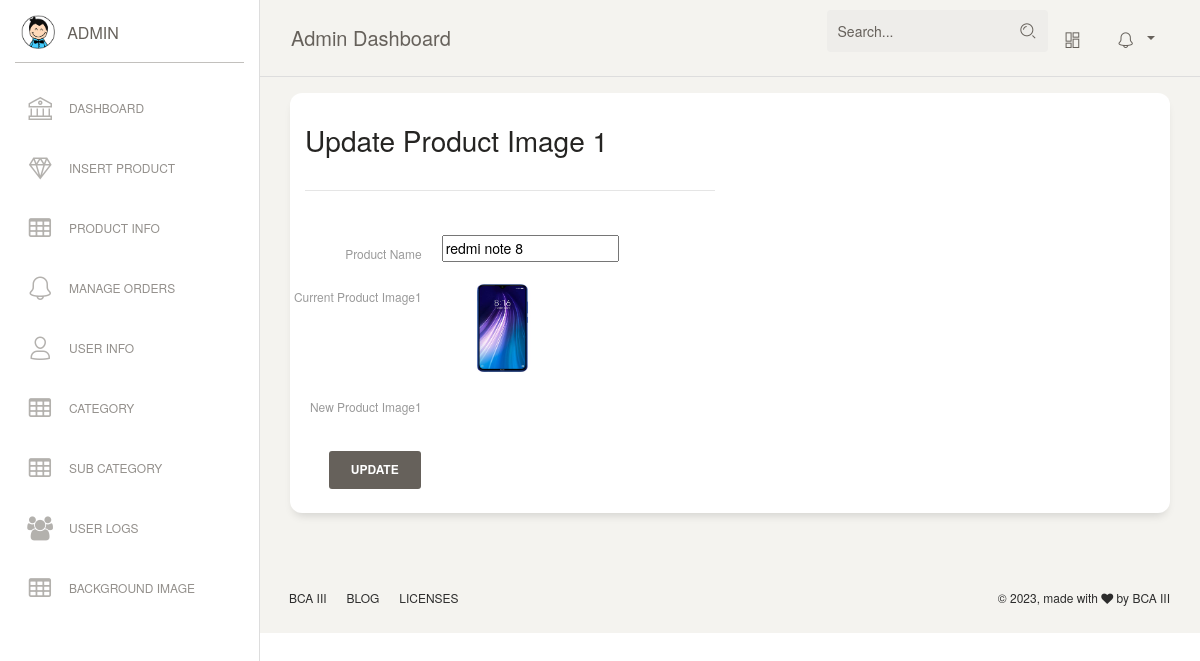
The page /admin/update-image1.php?id=1 (signed in) on the database its author committed.
### tables this page shows
CREATE TABLE `products` (
  `id` int(11) NOT NULL,
  `category` int(11) NOT NULL,
  `subCategory` int(11) DEFAULT NULL,
  `productName` varchar(255) DEFAULT NULL,
  `productCompany` varchar(255) DEFAULT NULL,
  `productPrice` int(11) DEFAULT NULL,
  `productPriceBeforeDiscount` int(11) DEFAULT NULL,
  `productDescription` longtext DEFAULT NULL,
  `productImage1` varchar(255) DEFAULT NULL,
  `productImage2` varchar(255) DEFAULT NULL,
  `productImage3` varchar(255) DEFAULT NULL,
  `shippingCharge` int(11) DEFAULT NULL,
  `productAvailability` varchar(255) DEFAULT NULL,
  `postingDate` timestamp NULL DEFAULT current_timestamp(),
  `updationDate` varchar(255) DEFAULT NULL,
  `size` varchar(100) NOT NULL,
  `jeanssize` varchar(100) NOT NULL
);

### admin/update-image1.php (the view, shortened to what this page needs)
<?php
include('include/config.php');
if(strlen($_SESSION['alogin'])==0)
  {
header('location:index.php');
}
else{
  $pid=intval($_GET['id']);
?>
<!DOCTYPE html>
<html lang="en">
<head>
  <?php  include"css.php" ?>
</head>
<body class="">
<?php include"include/slidebar.php" ?>
    <?php include"include/nav.php";?>
  <div class="content">
        <div class="row">
          <div class="col-lg-12 col-md-24 col-sm-24">
            <div class="card card-stats">
                          <div class="module">
              <div class="col-sm-6 col-form-label "><br>
                <h3>Update Product Image 1</h3><hr>
              </div>
              <div class="module-body">
                  <br />
      <form class="form-horizontal row-fluid" name="insertproduct" method="post" enctype="multipart/form-data">
<?php
$query=mysqli_query($con,"select productName,productImage1 from products where id='$pid'");
while($row=mysqli_fetch_array($query))
{
?>
<div class="form-group row">
<label class="col-sm-2 col-form-label "  for="basicinput">Product Name</label>
<div class="col-sm-2">
<input type="text"    name="productName"  readonly value="<?php echo htmlentities($row['productName']);?>" class="col-sm-20 " required>
</div>
</div>
<div class="form-group row">
<label class="col-sm-2 col-form-label "  for="basicinput">Current Product Image1</label>
<div class="col-sm-2">
<img src="image/<?php echo htmlentities($pid);?>/<?php echo htmlentities($row['productImage1']);?>" class="col-sm-20 " width="200" height="100">
</div>
</div>
<div class="form-group row">
<label class="col-sm-2 col-form-label "  for="basicinput">New Product Image1</label>
<div class="col-sm-2">
</div>
</div>
<?php } ?>
<div class="form-group row">
<div class="col-sm-2 col-form-label " >
                        <button type="submit" name="submit" class="btn">Update</button>
                      </div>
                    </div>
                  </form>
              </div>
            </div>
            </div>
        </div>
    </div>
</div>
<?php include"include/footer.php";?>
</body>
</html>
<?php  } ?>

### rows shown on the page
products: productName "redmi note 8", productImage1 (picture)
